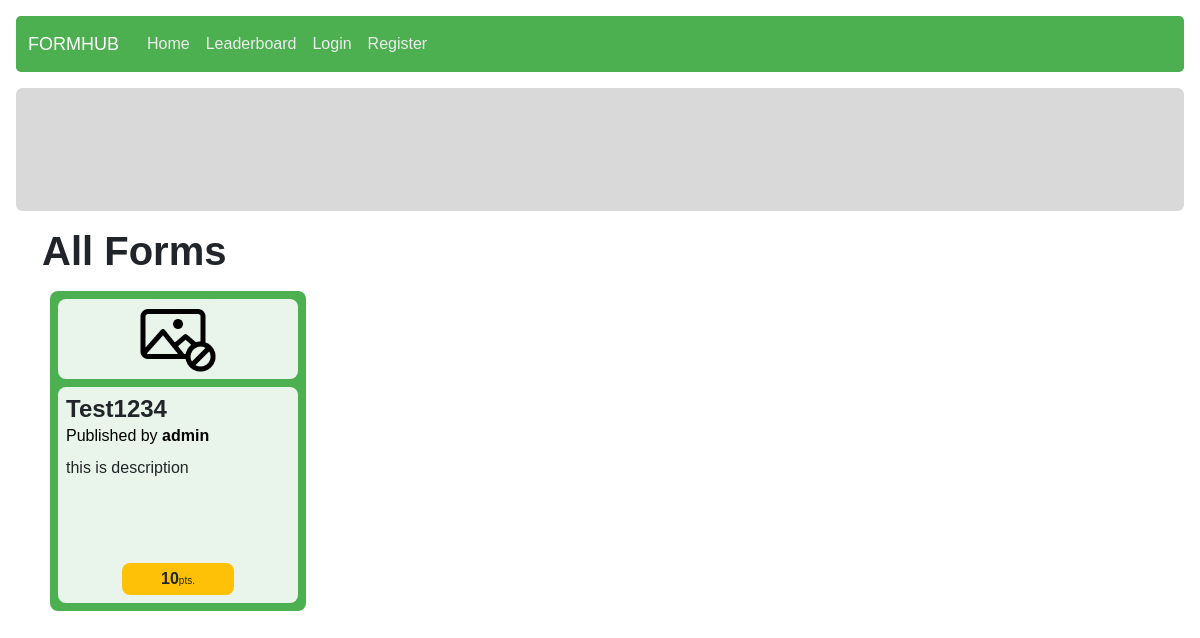
The app's page /, older data.
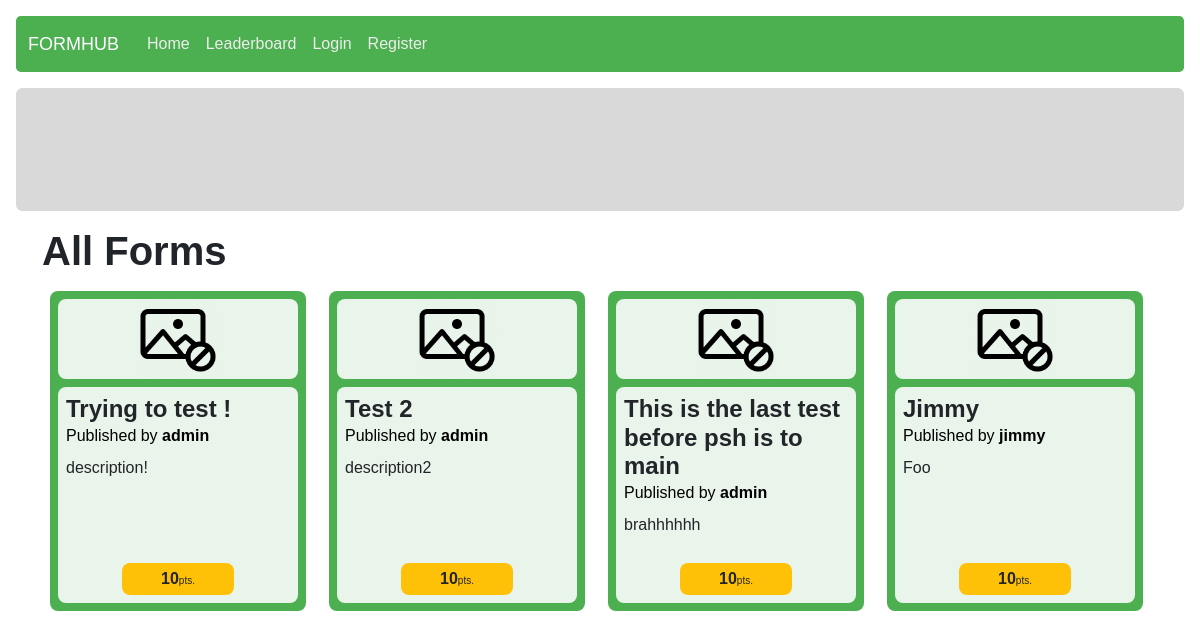
The same page, newer data.
### form_management/models.py (models this page shows, shortened)
class Form(models.Model):
    owner = models.ForeignKey(User, on_delete = models.CASCADE)
    form_name = models.CharField(max_length = 125)
    description = models.CharField(max_length = 1000)
    category = models.ForeignKey(Category, on_delete = models.CASCADE, null = True)
    design = models.JSONField()
    creation_timestamp = models.DateTimeField(auto_now_add = True)
    publish_timestamp = models.DateTimeField(null = True)
    is_open = models.BooleanField(default = False)
    is_sale = models.BooleanField(default = False)
    form_point = models.ForeignKey(Point, on_delete = models.CASCADE, related_name="form_point")

class Point(models.Model):
    form_size = models.CharField(max_length = 2)
    point = models.IntegerField()
    description = models.CharField(max_length = 50, null = True)
    lower_bound = models.IntegerField()
    upper_bound = models.IntegerField()
    def __str__(self):
        return f"{self.point}"

### authentication/models.py (models this page shows)
class User(AbstractUser):
    student_id = models.CharField(max_length = 10, null = True)
    profile_img = models.ImageField(upload_to="static/userprofile/imgs", null = True)
    def __str__(self):
        return f"{self.username}"

### answering/views.py (the view)
# urls.py: path("", views.index, name="index"),
def index(request):
	if (request.user.is_authenticated):
		is_already_answered_form = FormResponse.objects.filter(responder = request.user).values("form_id").distinct()
		exclude_form_list = [item["form_id"] for item in is_already_answered_form]
		forms = Form.objects.filter(is_open = True).exclude(id__in=exclude_form_list)
	else:
		forms = Form.objects.filter(is_open = True)
	return render(request, "answering/index.html", {
		"title": "All Active Forms",
		"forms": forms
	})

### templates/answering/index.html (shortened to what this page needs)
{% extends "layout.html" %}
{% load static %}
{% block extra_css %}
    <link rel="stylesheet" href="{% static 'answering/index.css' %}">
{% endblock %}
{% block body %}
<div class="container">
    <h1><strong>All Forms</strong></h1>
    <div class="all-forms d-flex flex-row flex-wrap">
        {% for form in forms %}
            <div class="form-card p-2 d-flex flex-column col-sm-6 col-md-4 col-lg-3" data-code="{{ form.id }}">
                <div class="form p-2 d-flex flex-column">
                    <div class="img-container d-flex justify-content-center">
                        <img src="{% static 'answering/imgs/no-pic.png' %}" alt="no-photo">
                    </div>
                    <div class="form-meta-data mt-2 p-2">
                        <h4 class="form-name my-0">{{ form.form_name }}</h6>
                        <a href="/account/{{ form.owner.id }}" class="mb-2 author">Published by <strong>{{ form.owner }}</strong></a>
                        <div class="description">
                            {{ form.description }}
                        </div>
                        <div class="bottom-section mt-auto p-1">
                            <span class="point">{{ form.form_point }}</span><span class="unit">pts.</span>
                        </div>
                    </div>
                </div>
            </div>
        {% empty %}
            <h3>No form</h3>
        {% endfor %}
    </div>
</div>
{% endblock %}

### templates/layout.html (shortened to what this page needs)
{% load static %}
<!DOCTYPE html>
<html lang="en">
    <head>
        <link href="https://cdn.jsdelivr.net/npm/bootstrap@5.0.2/dist/css/bootstrap.min.css" rel="stylesheet">
        <link rel="stylesheet" href="https://cdnjs.cloudflare.com/ajax/libs/font-awesome/6.5.1/css/all.min.css" />
        <link rel="stylesheet" href="{% static 'core/core.css' %}">
        {% block extra_css %}{% endblock %}
    </head>
    <body>
        <nav class="navbar m-3 rounded-3 navbar-expand-md">
            <div class="container-fluid">
                <a class="logo" href="/">FORMHUB</a>
                <div class="collapse navbar-collapse" id="navbarNavAltMarkup">
                    <ul class="navbar-nav">
                        <li class="nav-item">
                            <a class="nav-link" aria-current="page" href="/">Home</a>
                        </li>
                        <li class="nav-item">
                            <a class="nav-link" href="/leaderboard/">Leaderboard</a>
                        </li>
                        {% if user.is_authenticated %}
                        <li class="nav-item">
                            <a class="nav-link" href="/redeem/">Redeem</a>
                        </li>
                        <li class="nav-item">
                            <a class="nav-link" href="/account/">User Profile</a>
                        </li>
                        <li class="nav-item">
                            <a class="nav-link" id="logout" href="/auth/logout">Log Out</a>
                        </li>
                        {% else %}
                        <li class="nav-item">
                            <a class="nav-link" href="/auth/">Login</a>
                        </li>
                        <li class="nav-item">
                            <a class="nav-link" href="/auth/register">Register</a>
                        </li>
                        {% endif %}
                    </ul>
                </div>
            </div>
        </nav>
        <div class="body">
            <div class="m-3 ads-top">
                <img src="{% static 'imgs/ads-top.png' %}" class="img-fluid" alt="ads-top">
            </div>
            {% block body %}
            {% endblock %}
        </div>
    </body>
</html>

### static/core/core.css (style rules this page uses)
* { margin: 0; padding: 0; box-sizing: border-box; font-family: Helvetica; }
.logo { color: rgb(255, 255, 255); text-decoration: none; font-size: large; margin-right: 20px; }
.navbar { background-color: #4CAF50; }
.nav-link { color: rgb(237, 237, 237); }
.img-fluid { min-height: 80px !important; }

### static/answering/index.css (style rules this page uses)
:root { --main-bg: #4CAF50; --card-trans-bg: #FFFFFFE0; }

Row changes from the older to the newer data that the page shows:
removed Form: form_name "Test1234", owner "admin", description "this is description", form_point "10"
added Form: form_name "Trying to test !", owner "admin", description "description!", form_point "10"
added Form: form_name "Test 2", owner "admin", description "description2", form_point "10"
added Form: form_name "This is the last test before psh is to main", owner "admin", description "brahhhhhh", form_point "10"
added Form: form_name "Jimmy", owner "jimmy", description "Foo", form_point "10"
